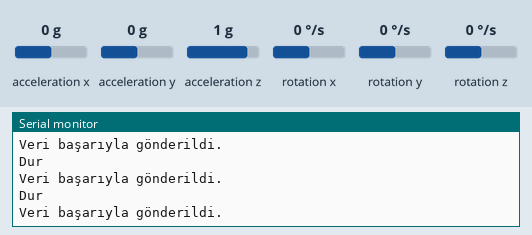
A sketch run on a simulated ESP32. Parts: the last lines printed to the serial monitor. Inputs (shaded band) come from the test bench; at power-on: acceleration x 0 g, acceleration y 0 g, acceleration z 1 g, rotation x 0 °/s, rotation y 0 °/s, rotation z 0 °/s.

Above: at 1.2 s.
1.3 s: acceleration x set to -1.4 g
At 1.59 s:
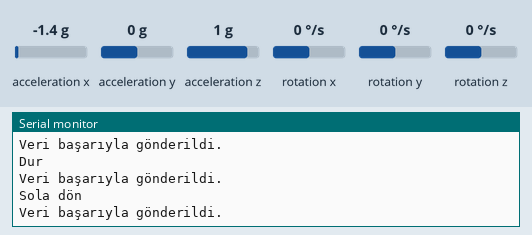
3.1 s: acceleration y set to -1.4 g
At 3.43 s:
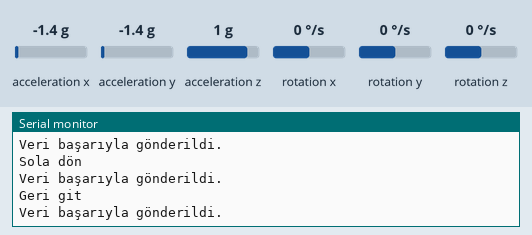
4.9 s: acceleration y set to 0.8 g
At 5.26 s:
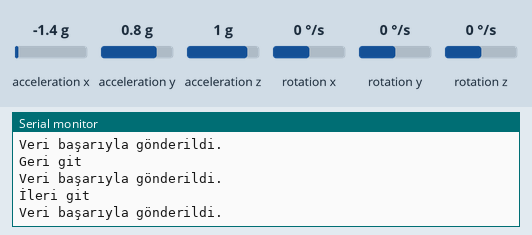

Measured:
- after the input at 1.3 s, the serial monitor: prints a new line after 0.13 s (image 1)
- after the input at 3.1 s, the serial monitor: prints a new line after 0.17 s (image 2)
- after the input at 4.9 s, the serial monitor: prints a new line after 0.21 s (image 3)

The sketch:

gloves.ino
```cpp
#include <Wire.h>
#include <WiFi.h>
#include <esp_now.h>
#include <MPU6050.h>


MPU6050 mpu;
int16_t ax_raw, ay_raw, az_raw;
int16_t gx_raw, gy_raw, gz_raw;
float ax, ay, az;
float gx, gy, gz;


enum Command {
  MOVE_RIGHT,
  MOVE_LEFT,
  MOVE_FORWARD,
  MOVE_BACKWARD,
  STOP
};


typedef struct {
  Command command;
  float ax;
  float ay;
  float az;
} Payload;

Payload payload;
uint8_t receiverAddress[] = {0xE4, 0x65, 0xB8, 0xDA, 0x73, 0x74};

void onSent(const uint8_t *macAddr, esp_now_send_status_t status) {
  if (status == ESP_NOW_SEND_SUCCESS) {
    Serial.println("Veri başarıyla gönderildi.");
  } else {
    Serial.println("Veri gönderimi başarısız.");
  }
}

void setup() {
  Serial.println("Verici başlatılıyor...");
  Serial.begin(115200);
  Wire.begin(21, 22);


  mpu.initialize();
  if (!mpu.testConnection()) {
    Serial.println("MPU6050 bağlantısı başarısız!");
    while (1);
  }
  Serial.println("MPU6050 başarıyla başlatıldı.");

  // ESP-NOW başlatma
  WiFi.mode(WIFI_STA);
  if (esp_now_init() != ESP_OK) {
    Serial.println("ESP-NOW başlatılamadı!");
    while (1);
  }
  esp_now_register_send_cb(onSent);

  // Alıcı ESP32'yi ekle
  esp_now_peer_info_t peerInfo;
  memcpy(peerInfo.peer_addr, receiverAddress, 6);
  peerInfo.channel = 0;
  peerInfo.encrypt = false;
  if (esp_now_add_peer(&peerInfo) != ESP_OK) {
    Serial.println("Alıcı eklenemedi!");
    while (1);
  }
  Serial.println("Alıcı başarıyla eklendi.");
}

void loop() {
  mpu.getMotion6(&ax_raw, &ay_raw, &az_raw, &gx_raw, &gy_raw, &gz_raw);

  ax = ax_raw / 16384.0;
  ay = ay_raw / 16384.0;
  az = az_raw / 16384.0;

  if (ay > 0.6) {
    payload.command = MOVE_FORWARD;
    Serial.println("İleri git");
  } else if (ay < -0.6) {
    payload.command = MOVE_BACKWARD;
    Serial.println("Geri git");
  } else if (ax > 0.6) {
    payload.command = MOVE_RIGHT;
    Serial.println("Sağa dön");
  } else if (ax < -0.6) {
    payload.command = MOVE_LEFT;
    Serial.println("Sola dön");
  } else {
    payload.command = STOP;
    Serial.println("Dur");
  }

  esp_now_send(receiverAddress, (uint8_t *)&payload, sizeof(payload));
delay(200);
}
```
